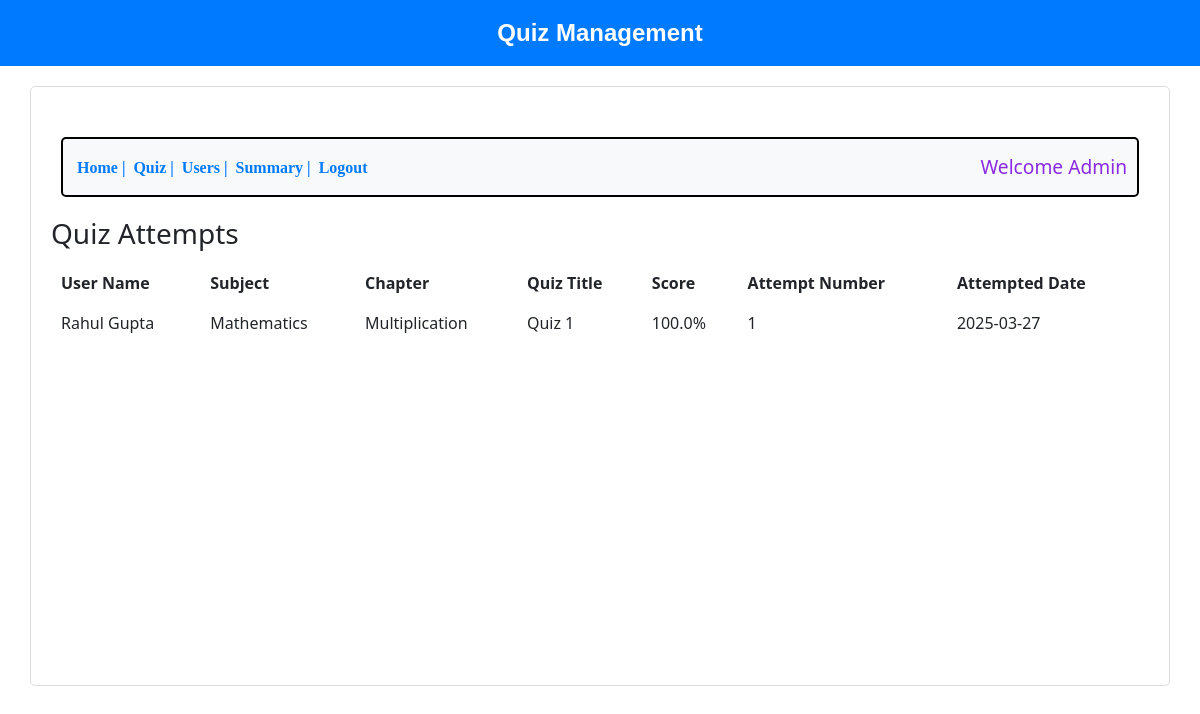
Page /quiz-mgmt on the committed database.
### backend/models.py (models this page shows, shortened)
class Score(db.Model):
    __tablename__ = "scores"
    id = db.Column(db.Integer, primary_key=True)
    user_id = db.Column(db.Integer, db.ForeignKey("user_info.id"), nullable=False)
    quiz_id = db.Column(db.Integer, db.ForeignKey("quizzes.id"), nullable=False)
    score = db.Column(db.Float, nullable=False)  # Score as a percentage
    attempt_date = db.Column(db.String, nullable=False)  # Store as string (e.g., "2025-03-01")
    user = db.relationship("User", backref="scores")
    quiz = db.relationship("Quiz", backref="scores")

class User(db.Model):
    __tablename__ = "user_info"
    id = db.Column(db.Integer, primary_key=True)
    email = db.Column(db.String, unique=True, nullable=False)
    pwd = db.Column(db.String, nullable=False)
    full_name = db.Column(db.String, nullable=True)
    qual = db.Column(db.String, nullable=True)
    dob = db.Column(db.String, nullable=True)
    role = db.Column(db.Integer, nullable=False, default=1)  # 0 for admin, 1 for regular user

class Subject(db.Model):
    __tablename__ = "subjects"
    id = db.Column(db.Integer, primary_key=True)
    name = db.Column(db.String, nullable=False, unique=True)
    desc = db.Column(db.String, nullable=False, unique=True)
    chapters = db.relationship('Chapter', backref='subject', lazy='dynamic')

class Chapter(db.Model):
    __tablename__ = "chapters"
    id = db.Column(db.Integer, primary_key=True)
    name = db.Column(db.String, nullable=False)
    desc = db.Column(db.String, nullable=False)
    subject_id = db.Column(db.Integer, db.ForeignKey('subjects.id'), nullable=False)
    questions = db.relationship('Question', backref='chapter', lazy='dynamic')

class Quiz(db.Model):
    __tablename__ = "quizzes"
    id = db.Column(db.Integer, primary_key=True)
    title = db.Column(db.String, nullable=False)
    subject_id = db.Column(db.Integer, db.ForeignKey("subjects.id"), nullable=False)
    chapter_id = db.Column(db.Integer, db.ForeignKey("chapters.id"), nullable=False)
    duration = db.Column(db.String, nullable=False)  # Store as string (e.g., "00:10")
    created_by_id = db.Column(db.Integer, db.ForeignKey("user_info.id"), nullable=False)
    is_active = db.Column(db.Boolean, default=True)
    created_at = db.Column(db.String, nullable=False, default=datetime.now().strftime("%Y-%m-%d"))
    subject = db.relationship("Subject", backref="quizzes")
    chapter = db.relationship("Chapter", backref="quizzes")
    created_by = db.relationship("User", backref="quizzes_created")

### backend/controllers.py (the view)
@app.route("/quiz-mgmt")
def quiz_management():
    all_attempts = Score.query.join(User).join(Quiz, isouter=True).join(Subject, isouter=True).join(Chapter, isouter=True).order_by(Score.attempt_date.asc()).all()
    attempt_counts = {}
    filtered_attempts = []
    for attempt in all_attempts:
        if attempt.user and attempt.quiz and attempt.quiz.subject and attempt.quiz.chapter:
            key = (attempt.user_id, attempt.quiz_id)
            if key not in attempt_counts:
                attempt_counts[key] = 0
            attempt_counts[key] += 1
            attempt.attempt_number = attempt_counts[key]
            filtered_attempts.append(attempt)
        else:
            print(f"Incomplete attempt: User={attempt.user}, Quiz={attempt.quiz}")
    filtered_attempts.sort(key=lambda x: x.attempt_date, reverse=True)
    name = request.args.get('email', 'Admin')
    return render_template("quiz-mgmt.html", name=name, attempts=filtered_attempts)

### templates/quiz-mgmt.html (shortened to what this page needs)
<!DOCTYPE html>
<html lang="en">
<head>
    <link rel="stylesheet" href="/static/style.css">
    <link rel="stylesheet" href="https://cdnjs.cloudflare.com/ajax/libs/bootstrap/5.3.2/css/bootstrap.min.css">
</head>
<body>
    <header class="header2">Quiz Management</header>
    <div class="bordertime">
        <div class="button-container">
            <a href="/admin_dash"><button class="nav-button">Home |</button></a>
            <a href="/quiz-mgmt"><button class="nav-button">Quiz |</button></a>
            <a href="/show_user"><button class="nav-button">Users |</button></a>
            <a href="/summary_charts"><button class="nav-button">Summary |</button></a>
            <a href="/login"><button class="nav-button">Logout</button></a>
            <h4 class="text">Welcome {{ name }}</h4>
        </div>
        <h3>Quiz Attempts</h3>
        <table>
            <thead>
                <tr>
                    <th>User Name</th>
                    <th>Subject</th>
                    <th>Chapter</th>
                    <th>Quiz Title</th>
                    <th>Score</th>
                    <th>Attempt Number</th>
                    <th>Attempted Date</th>
                </tr>
            </thead>
            <tbody>
                {% for attempt in attempts %}
                <tr>
                    <td>{{ attempt.user.full_name if attempt.user else 'N/A' }}</td>
                    <td>{{ attempt.quiz.subject.name if attempt.quiz and attempt.quiz.subject else 'N/A' }}</td>
                    <td>{{ attempt.quiz.chapter.name if attempt.quiz and attempt.quiz.chapter else 'N/A' }}</td>
                    <td>{{ attempt.quiz.title if attempt.quiz else 'N/A' }}</td>
                    <td>{{ (attempt.score | round(2)) if attempt.score is not none else 'N/A' }}%</td>
                    <td>{{ attempt.attempt_number or 'N/A' }}</td>
                    <td>{{ attempt.attempt_date or 'N/A' }}</td>
                </tr>
                {% endfor %}
            </tbody>
        </table>
    </div>
</body>
</html>

### static/style.css (style rules this page uses)
table { width: 100%; border-collapse: collapse; }
th, td { text-align: left; padding: 8px; }
th { font-weight: bold; text-align: center; }
.bordertime { border: 2px solid black; border-radius: 20px; height: 600px; }
.button-container { padding-left: 20px; display: flex; align-items: center; border: 2px solid black; height: 60px; border-radius: 10px; border-radius: 20px; margin-top: 30px; margin-left: 10px; margin-right: 10px; }
.nav-button { background-color: transparent; text-align: center; display: inline-block; font-size: 16px; cursor: pointer; margin: 0%; padding: 0px 4px; border: none; color: green; font-family: cursive; }
.text { margin-left: 300px; font-size: larger; color: blueviolet; }
.bordertime { border: 1px solid #ddd; padding: 20px; border-radius: 5px; margin: 20px auto; width: 95%; }
.header2 { background-color: #007bff; color: white; text-align: center; padding: 15px; font-size: 24px; font-weight: bold; }
.button-container { display: flex; align-items: center; margin-bottom: 20px; padding: 10px; background-color: #f8f9fa; border-radius: 5px; }
.nav-button { background: none; border: none; color: #007bff; cursor: pointer; font-weight: bold; }
.text { margin-left: auto; margin-bottom: 0; }
body { font-family: 'Segoe UI', Tahoma, Geneva, Verdana, sans-serif; background-color: #f4f6f8; color: #333; margin: 0; padding: 0; }
h1, h2, h3 { color: #222; }
a { text-decoration: none; color: #007bff; }
.header2 { padding: 20px; background-color: white; color: black; text-align: center; font-size: xx-large; font-family: Verdana, Geneva, Tahoma, sans-serif; }
table { margin-top: 10px; width: 100%; border-collapse: collapse; border: 2px solid black; border-radius: 10px; overflow: hidden; }
th, td { padding: 10px; text-align: left; }
body { font-family: Arial, sans-serif; text-align: center; background-color: #f8f8f8; }

### rows in the picture
Score: user "Rahul Gupta", quiz.subject "Mathematics", quiz.chapter "Multiplication", quiz "Quiz 1", score "100.0", user "1", attempt_date "2025-03-27"

### other values in the picture
{{ name }} "Admin"
